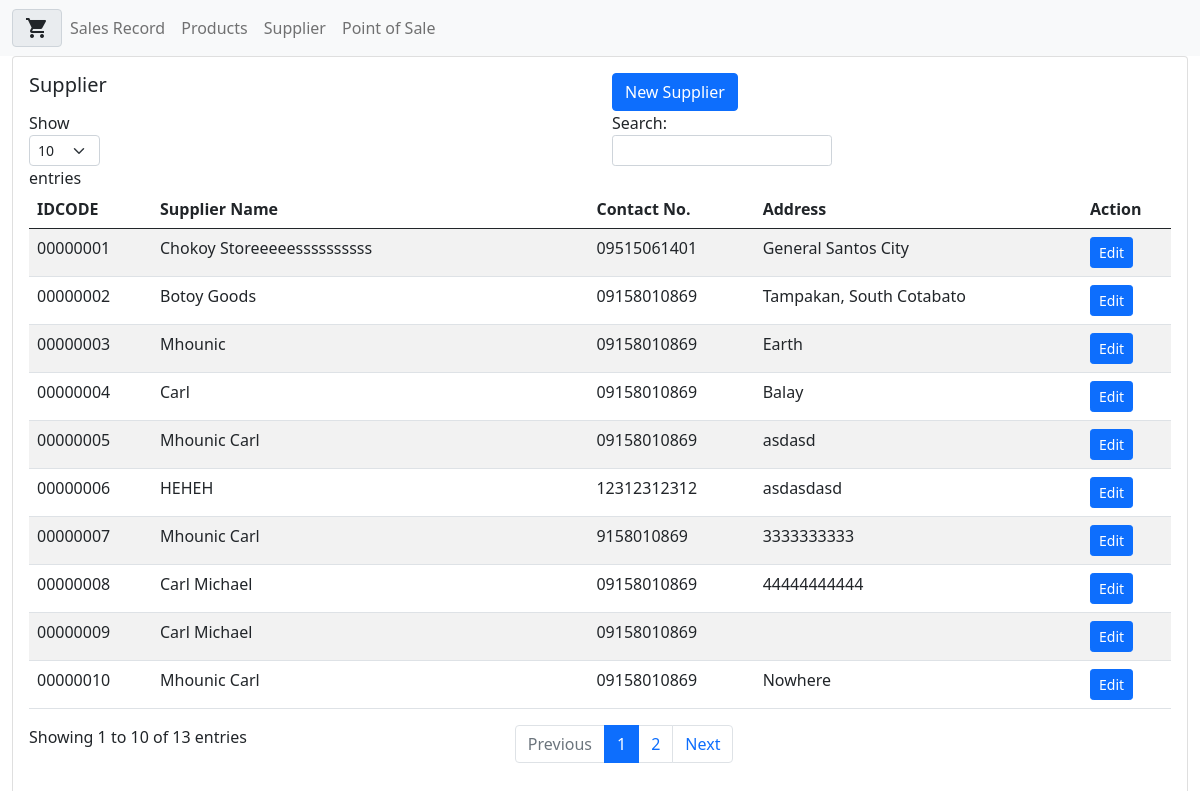
Screenshot of /supplier.php with the database file from the repository.
### tables this page shows
CREATE TABLE `supplier` (
  `id` bigint(8) UNSIGNED ZEROFILL NOT NULL,
  `supplier_name` text DEFAULT NULL,
  `contact_no` char(11) DEFAULT NULL,
  `address` text DEFAULT NULL
);

### supplier.php (called while the page is built, shortened)
<?php
include('template/supplier.php')
?>

### controller/manage_supplier.php (called while the page is built, shortened)
<?php
 include('models/supplier_model.php');
 $supplier = new Supplier($conn);
?>

### models/supplier_model.php (called while the page is built, shortened)
<?php
class Supplier{
    private $connnection;
    public function __construct($conn){
        $this->connnection = $conn;
    }
    function get_suppliers(){
        $sql = "SELECT * FROM supplier";
        $result = $this->connnection->query($sql);
        $suppliers =array();
        if (!$result) {
            echo "An error occurred.\n".mysqli_error($this->connnection);
            exit;
        }
        else{
            while($row = mysqli_fetch_array($result)){
                $suppliers[] = $row;
            }
        }
        return $suppliers;
    }
}
?>

### template/supplier.php (the view, shortened to what this page needs)
<?php
include('controller/manage_supplier.php');
include('includes/header.php');
include('includes/navbar.php');
?>
<div class="container-fluid">
<div class="card">
  <div class="card-body">
  <div class="row">
    <div class="col">
    <h5 class="card-title">Supplier</h5>
    </div>
    <div class="col">
    <button type="button" class="btn btn-primary float-right" data-bs-toggle="modal" data-bs-target="#add_supplier">
  New Supplier
</button>
    </div>
</div>
  <div class="row" style="height: 90%">
        <div class="col-xl-12">
        <div class="table-responsive">
    <table id="example" class="table table-striped">
        <thead>
            <tr>
                <th>IDCODE</th>
                <th>Supplier Name</th>
                <th>Contact No.</th>
                <th>Address</th>
               <th>Action</th>
            </tr>
        </thead>
        <tbody>
              <?php
                foreach( $supplier->get_suppliers() as $row ){
                  $id = $row['id'];
                  $supplier_name = $row['supplier_name'];
                  $contact_no = $row['contact_no'];
                  $address = $row['address'];
                  echo'
                    <tr>
                      <td>'.$id.'</td>
                      <td>'.$supplier_name.'</td>
                      <td>'.$contact_no.'</td>
                      <td>'.$address.'</td>
                      <td>
                      <button class="btn btn-sm btn-icon btn-3 btn-primary" type="button" data-bs-toggle="modal" data-bs-target="#edit_modal'.$id.'">
                        <span class="btn-inner--text">Edit</span>
                    </button>
                    </td>
                    </tr>
                    <div class="modal fade" id="edit_modal'.$id.'" tabindex="-1" role="dialog" aria-labelledby="exampleModalLabel" aria-hidden="true">
                        <input type="hidden"   class="form-control" name="id"  maxlength="11" id="exampleFormControlInput1" placeholder=""  value="'.$id.'">
                              <input type="text"  disabled class="form-control" name="id"  maxlength="11" id="exampleFormControlInput1" placeholder=""  value="'.$id.'">
                             <input type="text" class="form-control" id="exampleFormControlInput1"name="supplier_name"  id="product_desc"  placeholder="Enter Name of Supplier"  value="'.$supplier_name.'" required>
                             <input type="number" class="form-control" id="exampleFormControlInput1" name="contact_no" id="contact" placeholder="Contact Number" value="'.$contact_no.'" required>
                            <input type="text" class="form-control" id="exampleFormControlInput1" name="address" id="address" placeholder="Address" value="'.$address.'" required>
                  ';
                }
                ?>
        </tbody>
    </table>
    </div>
</div>
  </div>
</div>
</div>
</div>

### rows the page displays
supplier: id "00000001", supplier_name "Chokoy Storeeeeessssssssss", contact_no "09515061401", address "General Santos City"
supplier: id "00000002", supplier_name "Botoy Goods", contact_no "09158010869", address "Tampakan, South Cotabato"
supplier: id "00000003", supplier_name "Mhounic", contact_no "09158010869", address "Earth"
supplier: id "00000004", supplier_name "Carl", contact_no "09158010869", address "Balay"
supplier: id "00000005", supplier_name "Mhounic Carl", contact_no "09158010869", address "asdasd"
supplier: id "00000006", supplier_name "HEHEH", contact_no "12312312312", address "asdasdasd"
supplier: id "00000007", supplier_name "Mhounic Carl", contact_no "9158010869", address "3333333333"
supplier: id "00000008", supplier_name "Carl Michael", contact_no "09158010869", address "44444444444"
supplier: id "00000009", supplier_name "Carl Michael", contact_no "09158010869"
supplier: id "00000010", supplier_name "Mhounic Carl", contact_no "09158010869", address "Nowhere"
